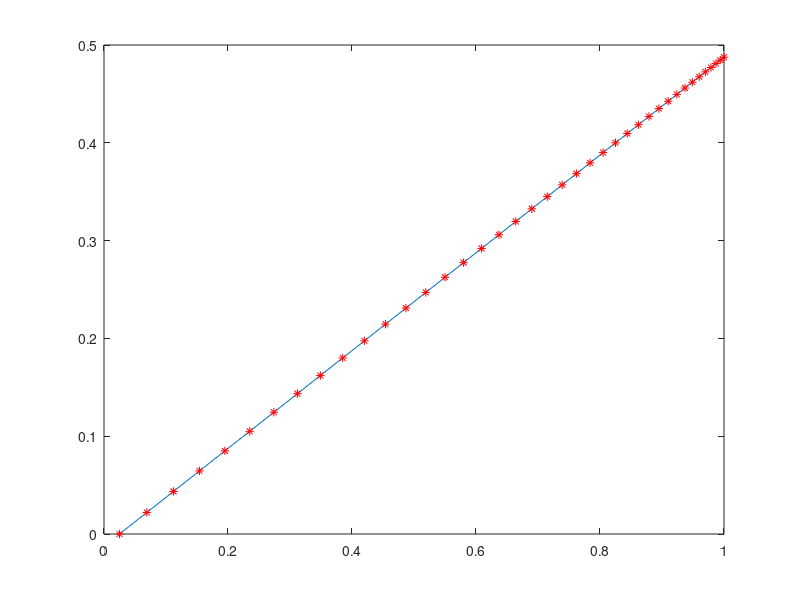

Write the MATLAB code that produced this figure.
v_max = 1/2; % [rev/s] alltså 1 varv på 2 sekunder
tn = 1;
a_max = v_max/tn; %max acceleration [rev/s^2] 
T_min = 0.005;
t_delta = 10^-3;

t = [tn];

fprintf("shortest possible step period: %f\n", T_min)
fprintf("acceleration = %.2f, given v_max = %.2f, tn = %.2f\n", a_max, v_max, tn)

% solve n with recursion
i=1;
while t(i) >= T_min + i*t_delta
    temp = t(i)-T_min - i*t_delta;
    t = [t temp];
    i=i+1;
end
t = flip(t);
n = length(t);

fprintf("t_delta set to %f \n", t_delta)
fprintf("number of speed updates during tn, n = %d \n", n)

v = zeros(1,n);
s = zeros(1, n);
for i=[2:n]
  v(i) = v(i-1) + a_max*(t(i) - t(i-1));
  s(i) = s(i-1) + v(i)*(t(i) - t(i-1));
end

plot(t,v)
hold on
plot(t,v,'r*')
hold off